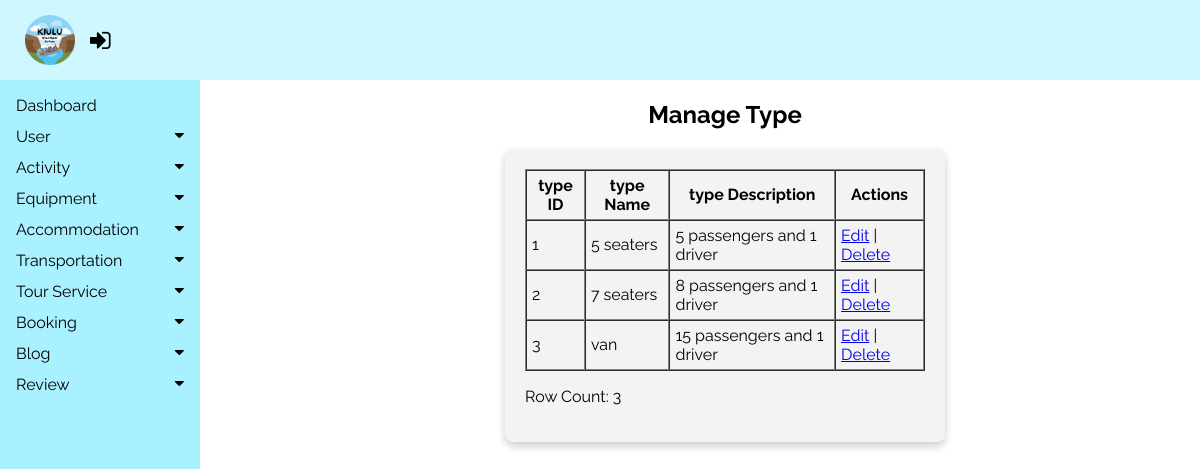
Page /tourism_management_system/admin/modules/transport/typeList.php on the committed database.
### tables this page shows
CREATE TABLE `cartype` (
  `typeID` int(11) NOT NULL,
  `typeName` varchar(100) NOT NULL,
  `typeDescription` text NOT NULL
);

### tourism_management_system/admin/modules/transport/typeList.php (the view, shortened to what this page needs)
<?php
include("../../../config/config.php");
?>
<!DOCTYPE html>
<html lang="en">
<head>
    <link rel="stylesheet" href="https://cdnjs.cloudflare.com/ajax/libs/font-awesome/4.7.0/css/font-awesome.min.css">
    <link rel="stylesheet" type="text/css" href="../../css/admin.css">
</head>
<body>
<header>
<div class="topNav">
<?php include("C:/xampp/htdocs/tourism_management_system/admin/includes/usernav.php"); ?>
</header>
    <?php
    include '../../includes/sideNav.php';
    ?>
    <div class="main">
        <h2 style="text-align: center;">Manage Type</h2>
        <div class="rowform">
            <?php
            $sql_type = "SELECT t.typeID, t.typeName, t.typeDescription
            FROM cartype t
            ORDER BY t.typeID ASC";
            $result = mysqli_query($conn, $sql_type);
            $rowcount = mysqli_num_rows($result);
            if ($rowcount > 0) {
                echo "<table border='1' cellpadding='5' cellspacing='0' width='100%'>";
                echo "<tr>";
                echo "<th>type ID</th>";
                echo "<th>type Name</th>";
                echo "<th>type Description</th>";
                echo "<th>Actions</th>";
                echo "</tr>";
                while ($row = mysqli_fetch_assoc($result)) {
                    echo "<tr>";
                    echo "<td>" . htmlspecialchars($row["typeID"]) . "</td>";
                    echo "<td>" . htmlspecialchars($row["typeName"]) . "</td>";
                    echo "<td>" . htmlspecialchars($row["typeDescription"]) . "</td>";
                    echo "<td>";
                    echo "<a href='editType.php?id=" . urlencode($row["typeID"]) . "'>Edit</a> | ";
                    echo "<a href='deleteType.php?id=" . urlencode($row["typeID"]) . "' onclick='return confirm(\"Are you sure you want to delete this type?\");'>Delete</a>";
                    echo "</td>";
                    echo "</tr>";
                }
                echo "</table>";
                echo "<p>Row Count: $rowcount</p>";
            } else {
                echo "<p>No results found.</p>";
            }
            echo '</div>';
            echo '</div>';
            ?>
    </body>
    </html>

### tourism_management_system/admin/css/admin.css (style rules this page uses)
body { font-family: "Raleway", sans-serif; margin: 0; padding: 0; background-color: white; }
.topNav { display: flex; justify-content: space-between; align-items: center; background-color:#CFF7FF; color: black; padding: 10px 20px; position: fixed; top: 0; left: 0; width: 100%; z-index: 2; box-sizing: border-box; }
.main { margin-top: 70px; margin-left: 250px; padding: 10px 10px; }
.rowform { max-width: 400px; padding: 20px; background-color: #f3f3f3; border-radius: 8px; box-shadow: 0 4px 8px rgba(0, 0, 0, 0.2); margin: auto; }

### rows in the picture
cartype: typeID "1", typeName "5 seaters", typeDescription "5 passengers and 1 driver"
cartype: typeID "2", typeName "7 seaters", typeDescription "8 passengers and 1 driver"
cartype: typeID "3", typeName "van", typeDescription "15 passengers and 1 driver"

### other values in the picture
$rowcount "3"
